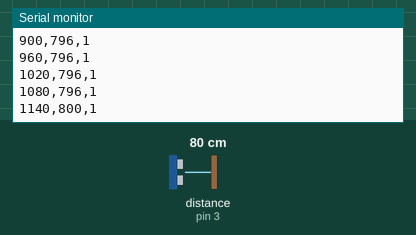
This sketch was run on a simulated Arduino Nano, built with avr-gcc and run on an emulated ATmega328P. Parts: the last lines printed to the serial monitor. Wiring (inferred from the names in the program): ultrasonic range finder: trigger pin 2; echo pin 3. The inputs (shaded band) are chosen by the test bench; at power-on: distance to the obstacle (sensor on pin 3) 80 cm. The echo pulse lasts 58.3 µs per cm.

Above: at 1.2 s.
1.3 s: distance to the obstacle (sensor on pin 3) set to 2 cm
At 1.39 s:
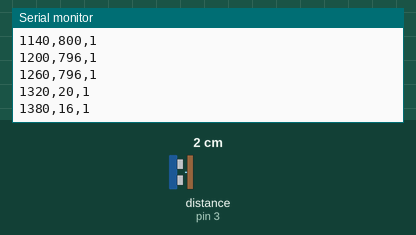
2.8 s: distance to the obstacle (sensor on pin 3) set to 4 cm
At 2.83 s:
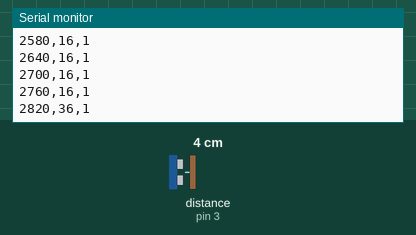
Timing chart, 0 to 5.8 s (numbered marks = the images above; inputs shaded):
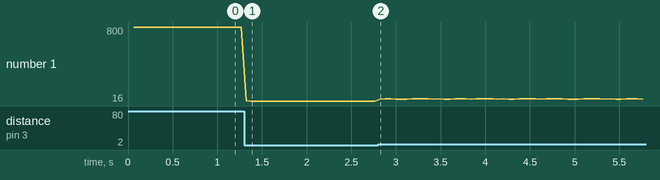

The sketch:

proximity_test.ino
```cpp
#include <Arduino.h>

constexpr uint8_t TRIG_PIN = 2;
constexpr uint8_t ECHO_PIN = 3;
constexpr unsigned long ECHO_TIMEOUT_US = 30000;
constexpr unsigned long SAMPLE_INTERVAL_MS = 60;

unsigned long lastSampleMs = 0;

void setup() {
  Serial.begin(115200);
  pinMode(TRIG_PIN, OUTPUT);
  digitalWrite(TRIG_PIN, LOW);
  pinMode(ECHO_PIN, INPUT);

  while (!Serial) {
    ;
  }

  Serial.println("time_ms,distance_mm,valid");
}

void loop() {
  const unsigned long now = millis();

  if (now - lastSampleMs < SAMPLE_INTERVAL_MS) {
    return;
  }

  lastSampleMs = now;

  // Send a 10 us trigger pulse.
  digitalWrite(TRIG_PIN, LOW);
  delayMicroseconds(2);
  digitalWrite(TRIG_PIN, HIGH);
  delayMicroseconds(10);
  digitalWrite(TRIG_PIN, LOW);

  const unsigned long duration = pulseIn(ECHO_PIN, HIGH, ECHO_TIMEOUT_US);

  // Convert round-trip time to distance in mm.
  const uint32_t distanceMm = (duration * 343UL) / 2000UL;
  const bool valid = duration != 0 && distanceMm > 0 && distanceMm <= 65535;

  Serial.print(now);
  Serial.print(',');
  Serial.print(valid ? distanceMm : 0);
  Serial.print(',');
  Serial.println(valid ? 1 : 0);
}
```

adaptive_traffic_light.cpp
```cpp
#include <Arduino.h>
#include <SPI.h>

// ============================================================
// Adaptive Crosswalk - Arduino Nano 33 BLE
// Arduino = SPI master
// Arty A7  = SPI slave
//
// Packet:
//   Byte 0 : 0xA5
//   Byte 1 : distance_mm[15:8]
//   Byte 2 : distance_mm[7:0]
//   Byte 3 : flags
//              bit 0 = pedestrian button
//              bit 1 = sensor valid
//   Byte 4 : XOR checksum of bytes 0-3
//
// FPGA response:
//   bit 7 = response marker
//   bit 6 = vehicle red
//   bit 5 = vehicle yellow
//   bit 4 = vehicle green
//   bit 3 = pedestrian walk
//   bit 2 = request pending
//   bit 1 = sensor valid
//   bit 0 = vehicle present
// ============================================================


// SPI

constexpr uint8_t FPGA_CS_PIN = 10;

constexpr uint32_t SPI_CLOCK_HZ = 1000000;

SPISettings fpgaSPI(
    SPI_CLOCK_HZ,
    MSBFIRST,
    SPI_MODE0
);


// Ultrasonic Sensor

constexpr uint8_t TRIG_PIN = 2;
constexpr uint8_t ECHO_PIN = 3;

// Echo timeout: about 5 m.
constexpr unsigned long ECHO_TIMEOUT_US = 30000;


// Pedestrian Button
// Connect D7 to GND through the button. LOW means pressed.

constexpr uint8_t PED_BUTTON_PIN = 7;


// Traffic LEDs

constexpr uint8_t RED_LED_PIN    = 4;
constexpr uint8_t YELLOW_LED_PIN = 5;
constexpr uint8_t GREEN_LED_PIN  = 6;

// Optional walk LED.
constexpr uint8_t WALK_LED_PIN   = 8;


// Protocol

constexpr uint8_t MAGIC = 0xA5;

constexpr uint8_t FLAG_PED_BUTTON   = 0x01;
constexpr uint8_t FLAG_SENSOR_VALID = 0x02;


// Timing

// Sample every 60 ms, before the FPGA's 500 ms timeout.

constexpr unsigned long SAMPLE_INTERVAL_MS = 60;

unsigned long lastSampleTime = 0;


// Structures

struct DistanceReading
{
    uint16_t distanceMm;
    bool valid;
};


struct FPGAStatus
{
    bool validResponse;

    bool vehicleRed;
    bool vehicleYellow;
    bool vehicleGreen;

    bool pedestrianWalk;

    bool requestPending;
    bool sensorValid;
    bool vehiclePresent;
};


// Ultrasonic measurement

DistanceReading readDistance()
{
    // Send a 10 us trigger pulse.
    digitalWrite(TRIG_PIN, LOW);
    delayMicroseconds(2);

    digitalWrite(TRIG_PIN, HIGH);
    delayMicroseconds(10);

    digitalWrite(TRIG_PIN, LOW);

    const unsigned long duration =
        pulseIn(ECHO_PIN, HIGH, ECHO_TIMEOUT_US);

    if (duration == 0)
    {
        return {0, false};
    }

    // Convert round-trip time to distance in mm.

    const uint32_t distance =
        (duration * 343UL) / 2000UL;

    if (distance == 0 || distance > 65535)
    {
        return {0, false};
    }

    return {
        static_cast<uint16_t>(distance),
        true
    };
}


// Build/send packet

uint8_t sendSensorPacket(
    uint16_t distanceMm,
    bool pedestrianButton,
    bool sensorValid
)
{
    uint8_t packet[5];

    packet[0] = MAGIC;

    packet[1] =
        static_cast<uint8_t>(
            (distanceMm >> 8) & 0xFF
        );

    packet[2] =
        static_cast<uint8_t>(
            distanceMm & 0xFF
        );

    uint8_t flags = 0;

    if (pedestrianButton)
    {
        flags |= FLAG_PED_BUTTON;
    }

    if (sensorValid)
    {
        flags |= FLAG_SENSOR_VALID;
    }

    packet[3] = flags;

    packet[4] =
        packet[0] ^
        packet[1] ^
        packet[2] ^
        packet[3];


    SPI.beginTransaction(fpgaSPI);

    digitalWrite(FPGA_CS_PIN, LOW);

    // Wait for the FPGA to detect CS.
    delayMicroseconds(2);


    uint8_t fpgaResponse = 0;

    for (uint8_t i = 0; i < 5; ++i)
    {
        // Keep the latest status byte.
        fpgaResponse = SPI.transfer(packet[i]);
    }


    delayMicroseconds(2);

    digitalWrite(FPGA_CS_PIN, HIGH);

    SPI.endTransaction();

    return fpgaResponse;
}


// Decode FPGA status

FPGAStatus decodeFPGAStatus(uint8_t status)
{
    FPGAStatus result;

    result.validResponse =
        status & (1 << 7);

    result.vehicleRed =
        status & (1 << 6);

    result.vehicleYellow =
        status & (1 << 5);

    result.vehicleGreen =
        status & (1 << 4);

    result.pedestrianWalk =
        status & (1 << 3);

    result.requestPending =
        status & (1 << 2);

    result.sensorValid =
        status & (1 << 1);

    result.vehiclePresent =
        status & (1 << 0);

    return result;
}


// Drive LEDs from FPGA state

void updateTrafficLights(
    const FPGAStatus& status
)
{
    if (!status.validResponse)
    {
        return;
    }

    digitalWrite(
        RED_LED_PIN,
        status.vehicleRed ? HIGH : LOW
    );

    digitalWrite(
        YELLOW_LED_PIN,
        status.vehicleYellow ? HIGH : LOW
    );

    digitalWrite(
        GREEN_LED_PIN,
        status.vehicleGreen ? HIGH : LOW
    );

    digitalWrite(
        WALK_LED_PIN,
        status.pedestrianWalk ? HIGH : LOW
    );
}


// Serial debugging

void printStatus(
    const DistanceReading& distance,
    bool pedestrianButton,
    uint8_t rawStatus,
    const FPGAStatus& status
)
{
    Serial.print("Distance: ");

    if (distance.valid)
    {
        Serial.print(distance.distanceMm);
        Serial.print(" mm");
    }
    else
    {
        Serial.print("INVALID");
    }


    Serial.print(" | Ped: ");
    Serial.print(
        pedestrianButton ? "PRESSED" : "released"
    );


    Serial.print(" | FPGA: 0x");

    if (rawStatus < 0x10)
    {
        Serial.print('0');
    }

    Serial.print(rawStatus, HEX);


    if (!status.validResponse)
    {
        Serial.println(
            " | Invalid FPGA response"
        );

        return;
    }


    Serial.print(" | Light: ");

    if (status.vehicleGreen)
    {
        Serial.print("GREEN");
    }
    else if (status.vehicleYellow)
    {
        Serial.print("YELLOW");
    }
    else if (status.vehicleRed)
    {
        Serial.print("RED");
    }
    else
    {
        Serial.print("UNKNOWN");
    }


    Serial.print(" | Walk: ");
    Serial.print(
        status.pedestrianWalk ? "YES" : "NO"
    );


    Serial.print(" | Request: ");
    Serial.print(
        status.requestPending
            ? "PENDING"
            : "none"
    );


    Serial.print(" | Vehicle: ");
    Serial.print(
        status.vehiclePresent
            ? "DETECTED"
            : "clear"
    );


    Serial.print(" | Sensor: ");
    Serial.println(
        status.sensorValid
            ? "VALID"
            : "INVALID"
    );
}


// Setup

void setup()
{
    Serial.begin(115200);

    // Sensor

    pinMode(TRIG_PIN, OUTPUT);
    digitalWrite(TRIG_PIN, LOW);

    pinMode(ECHO_PIN, INPUT);


    // Button

    pinMode(
        PED_BUTTON_PIN,
        INPUT_PULLUP
    );


    // LEDs

    pinMode(RED_LED_PIN, OUTPUT);
    pinMode(YELLOW_LED_PIN, OUTPUT);
    pinMode(GREEN_LED_PIN, OUTPUT);
    pinMode(WALK_LED_PIN, OUTPUT);

    digitalWrite(RED_LED_PIN, LOW);
    digitalWrite(YELLOW_LED_PIN, LOW);
    digitalWrite(GREEN_LED_PIN, LOW);
    digitalWrite(WALK_LED_PIN, LOW);


    // FPGA SPI

    pinMode(FPGA_CS_PIN, OUTPUT);

    // CS inactive.
    digitalWrite(FPGA_CS_PIN, HIGH);

    SPI.begin();


    delay(500);

    Serial.println();
    Serial.println(
        "Adaptive Crosswalk Controller"
    );

    Serial.println(
        "Arduino SPI master initialized."
    );
}


// Main loop

void loop()
{
    const unsigned long now = millis();

    if (
        now - lastSampleTime <
        SAMPLE_INTERVAL_MS
    )
    {
        return;
    }

    lastSampleTime = now;


    // Read vehicle sensor

    const DistanceReading distance =
        readDistance();


    // Read pedestrian button

    const bool pedestrianButton =
        digitalRead(PED_BUTTON_PIN) == LOW;


    // Send packet to FPGA

    const uint8_t rawStatus =
        sendSensorPacket(
            distance.distanceMm,
            pedestrianButton,
            distance.valid
        );


    // Decode FPGA response

    const FPGAStatus status =
        decodeFPGAStatus(rawStatus);


    // Let FPGA control traffic LEDs

    updateTrafficLights(status);


    // Debug output

    printStatus(
        distance,
        pedestrianButton,
        rawStatus,
        status
    );
}
```

Measured:
- after the input at 1.3 s, the serial monitor: prints a new line at once (image 1)
- plotted number 1: 796 → 16 after the input at 1.3 s
